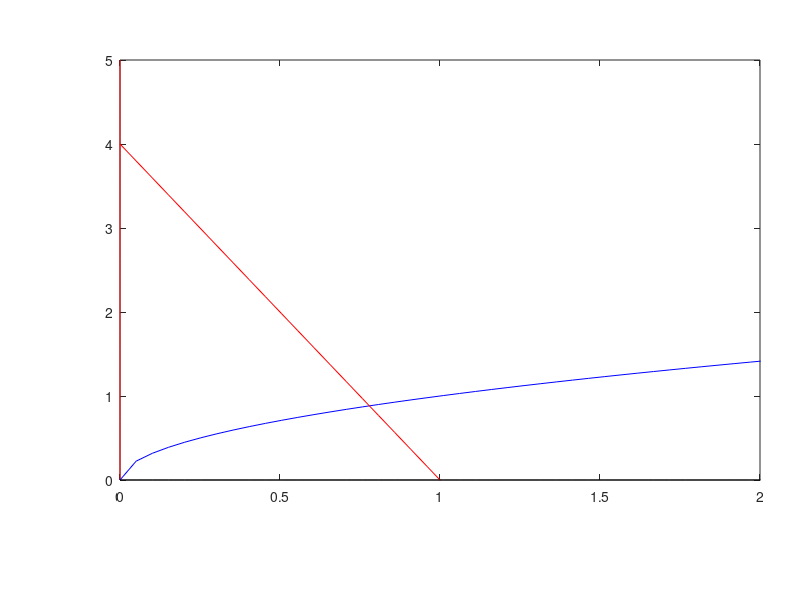

Here is the MATLAB script that generated this plot: (Note: this script raises an error after producing the figure.)
clear
close all
clc

fs=12;
u=linspace(0,5,1e2);
v=linspace(0,5,1e2);
v1=sqrt(u);
v2=4*(1-u);

axes('position',[0.15 0.2 0.8 0.7])
plot(0*u,v,'r')
hold on
plot(u,v1,'b')
plot(u,v2,'r')
plot(u,0*v,'k')
% axis equal
axis([0 2 0 5])
L=legend('$\dot{u}=0$','$\dot{v}=0$','location','ne');
set(L,'interpreter','latex','fontsize',15)
xlabel('$u$','interpreter','latex')
ylabel('$v$','interpreter','latex')
set(gca,'fontsize',15)


text(1,4,'$\dot{u}<0$','interpreter','latex','fontsize',fs)
text(1,3.5,'$\dot{v}<0$','interpreter','latex','fontsize',fs)
arrow([1,3],[0.7,2.5]);

text(0.1,2,'$\dot{u}>0$','interpreter','latex','fontsize',fs)
text(0.1,1.5,'$\dot{v}<0$','interpreter','latex','fontsize',fs)
arrow([0.1224,1.1012],[0.2422,0.7440]);

text(1.25,0.5,'$\dot{u}<0$','interpreter','latex','fontsize',fs)
text(1.7,0.5,'$\dot{v}>0$','interpreter','latex','fontsize',fs)
arrow([1.1484,0.3671],[1.0182,0.7440]);

text(0.3,0.25,'$\dot{u}>0$','interpreter','latex','fontsize',fs)
text(0.6,0.25,'$\dot{v}>0$','interpreter','latex','fontsize',fs)
arrow([0.1016,0.0893],[0.28,0.3]);

for i=1:6:length(u)
    if (u(i)<0.7)
        arrow([u(i) v1(i)],[u(i)+0.1 v1(i)]);
    end
    if (u(i)>0.7)&&(i<40)
        arrow([u(i) v1(i)],[u(i)-0.1 v1(i)]);
    end
    
    if (v2(i)>1)
        arrow([u(i) v2(i)],[u(i) v2(i)-0.2]);
    end
    
     if (v2(i)<1)&&(i<20)
        arrow([u(i) v2(i)],[u(i) v2(i)+0.2]);
    end
end
export_fig '../Pictures/Fishing_phase_plane.png' -m3
% 
% for i=[250 500 1:1000:length(u)]
%     if (v2(i)<5)&(v2(i)>-5)&(u(i)<2)
%         arrow([u(i) v2(i)],[u(i)-0.2 v2(i)]);
%     end
%     
%     if (v2(i)<5)&(v2(i)>-5)&(u(i)>4)
%         arrow([u(i) v2(i)],[u(i)-0.2 v2(i)]);
%     end
%     
%     if (v2(i)<5)&(v2(i)>-5)&(u(i)<4)&(u(i)>2)
%         arrow([u(i) v2(i)],[u(i)+0.2 v2(i)]);
%     end
% end
% 
% L=legend('$\dot{u}=0$','$\dot{v}=0$','location','se');
% set(L,'interpreter','latex','fontsize',fs)
% xlabel('$u$','interpreter','latex')
% ylabel('$v$','interpreter','latex')
% set(gca,'fontsize',fs)
% export_fig '../Pictures/uv_nullcline.png' -m3